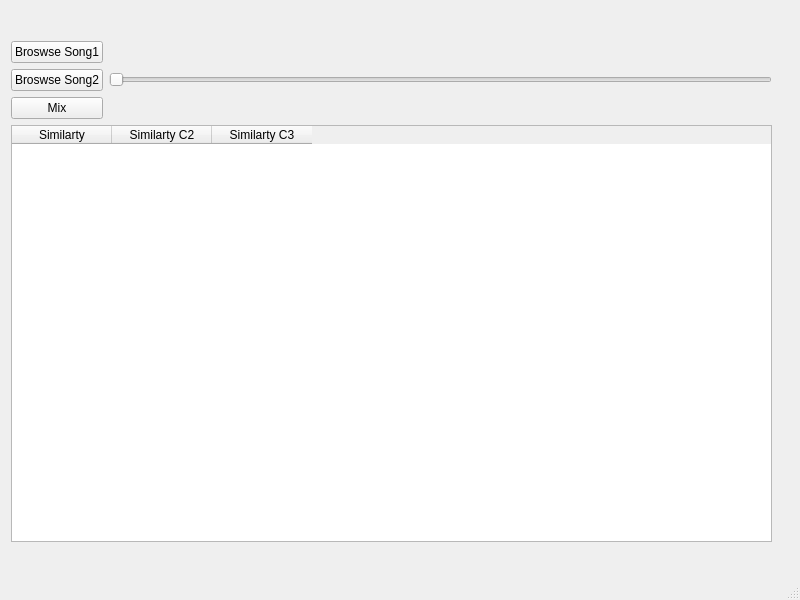
<?xml version="1.0" encoding="UTF-8"?>
<ui version="4.0">
 <class>MainWindow</class>
 <widget class="QMainWindow" name="MainWindow">
  <property name="geometry">
   <rect>
    <x>0</x>
    <y>0</y>
    <width>800</width>
    <height>600</height>
   </rect>
  </property>
  <property name="windowTitle">
   <string>MainWindow</string>
  </property>
  <widget class="QWidget" name="centralwidget">
   <widget class="QWidget" name="">
    <property name="geometry">
     <rect>
      <x>11</x>
      <y>41</y>
      <width>761</width>
      <height>501</height>
     </rect>
    </property>
    <layout class="QGridLayout" name="gridLayout">
     <item row="0" column="0">
      <layout class="QVBoxLayout" name="verticalLayout">
       <item>
        <widget class="QPushButton" name="pushButton">
         <property name="text">
          <string>Broswse Song1</string>
         </property>
        </widget>
       </item>
       <item>
        <widget class="QPushButton" name="pushButton_3">
         <property name="text">
          <string>Broswse Song2</string>
         </property>
        </widget>
       </item>
       <item>
        <widget class="QPushButton" name="pushButton_2">
         <property name="text">
          <string>Mix</string>
         </property>
        </widget>
       </item>
      </layout>
     </item>
     <item row="0" column="1">
      <widget class="QSlider" name="horizontalSlider">
       <property name="orientation">
        <enum>Qt::Horizontal</enum>
       </property>
      </widget>
     </item>
     <item row="1" column="0" colspan="2">
      <widget class="QTableWidget" name="tableWidget">
       <column>
        <property name="text">
         <string>Similarty</string>
        </property>
       </column>
       <column>
        <property name="text">
         <string>Similarty C2</string>
        </property>
       </column>
       <column>
        <property name="text">
         <string>Similarty C3</string>
        </property>
       </column>
      </widget>
     </item>
    </layout>
   </widget>
  </widget>
  <widget class="QMenuBar" name="menubar">
   <property name="geometry">
    <rect>
     <x>0</x>
     <y>0</y>
     <width>800</width>
     <height>26</height>
    </rect>
   </property>
  </widget>
  <widget class="QStatusBar" name="statusbar"/>
 </widget>
 <resources/>
 <connections/>
</ui>
